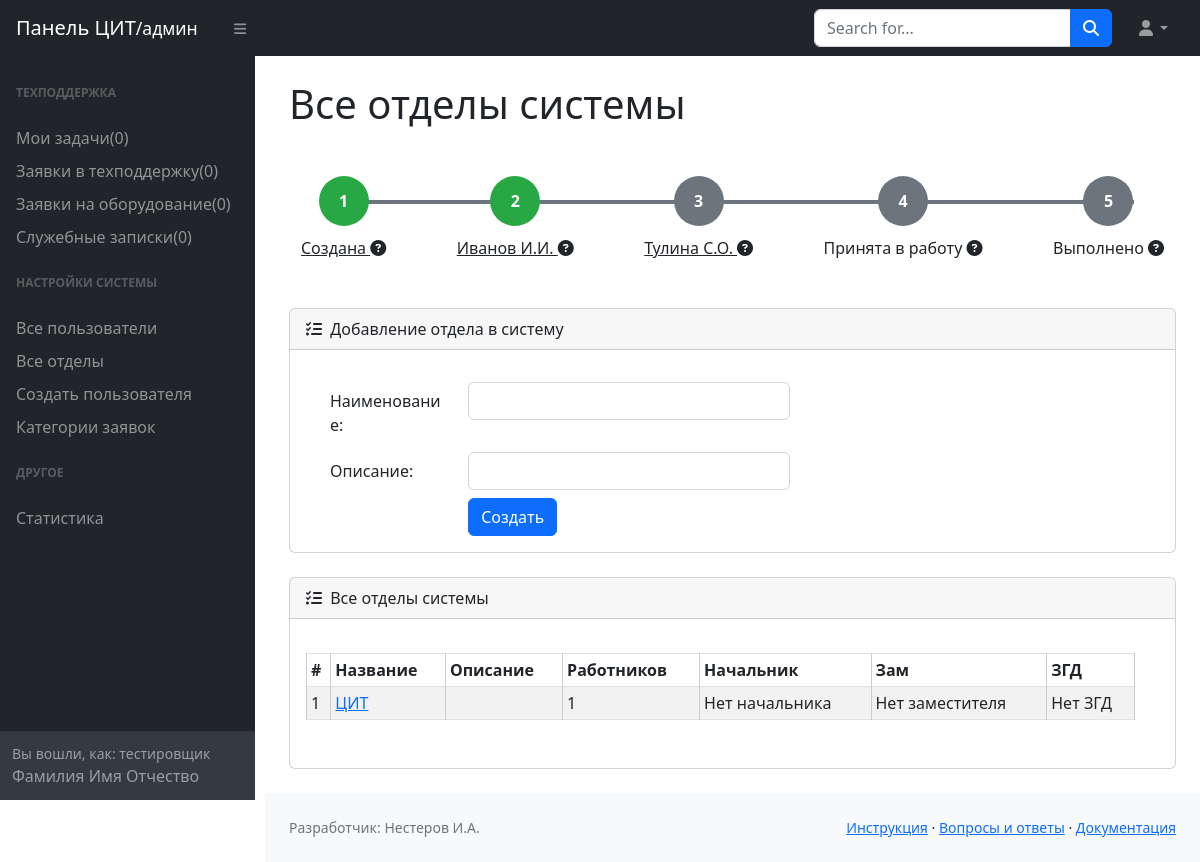
The page /admin/otdels (signed in) on the database its author committed.
### models.py (models this page shows)
class Otdel(Base):
    __tablename__ = 'otdel'
    id = Column(Integer, primary_key=True, index=True)
    name = Column(String, nullable=False)
    description = Column(String, default="")
    users = relationship("User", back_populates="otdel", foreign_keys="[User.otdel_id]")
    nachalnik_id = Column(Integer, ForeignKey('user.id', ondelete='SET NULL'), nullable=True)
    zam_id = Column(Integer, ForeignKey('user.id', ondelete='SET NULL'), nullable=True)
    zgd_id = Column(Integer, ForeignKey('user.id', ondelete='SET NULL'), nullable=True)
    nachalnik = relationship("User", foreign_keys=[nachalnik_id], back_populates="otdel_nachalnik")
    zam = relationship("User", foreign_keys=[zam_id], back_populates="otdel_zam")
    zgd = relationship("User", foreign_keys=[zgd_id], back_populates="otdel_zgd")

### routers/admin.py (the view)
@router.get("/otdels")
async def get_otdels(request: Request, db: AsyncSession = Depends(get_db),
                     current_user: User = Depends(access_check)):
    try:
        otdels = await fetch_otdels(db)
        return templates.TemplateResponse("все_отделы.html", {"request": request, "otdels": otdels})
    except Exception as e:
        return {"Ошибка БД": str(e)}

### templates/admin/все_отделы.html (shortened to what this page needs)
{% extends 'base_admin.html' %}
{% block h1 %}Все отделы системы{% endblock%}
{% block main %}
<div class="container mt-5 md-5">
    <div class="progress-container">
        <div class="line"></div>
        <div class="step">
            <div class="circle completed">1</div>
            <div class="step-label"><a href="#" data-bs-toggle="tooltip"  data-bs-placement="bottom" class="link-dark" title="Вы создали заявку и она на рассмотрении у вашего руководителя: Иванов И.И.">Создана <i class="fa-solid fa-circle-question"></i></a></div>
        </div>
        <div class="step">
            <div class="circle completed">2</div>
            <div class="step-label"><a href="#" data-bs-toggle="tooltip"  data-bs-placement="bottom" class="link-dark" title="Вы создали заявку и она на рассмотрении у вашего руководителя: Иванов И.И.">Иванов И.И. <i class="fa-solid fa-circle-question"></i></a></div>
        </div>
        <div class="step">
            <div class="circle not-completed">3</div>
            <div class="step-label"><a href="#" data-bs-toggle="tooltip"  data-bs-placement="bottom" class="link-dark" title="На этом этапе, заявка находится у ЗГД по экономике и финансам, после подписания, заявка перейдет в работу в отдел ЦИТ">Тулина С.О. <i class="fa-solid fa-circle-question"></i></a></div>
        </div>
        <div class="step">
            <div class="circle not-completed">4</div>
            <div class="step-label">Принята в работу <i class="fa-solid fa-circle-question"></i></div>
        </div>
        <div class="step">
            <div class="circle not-completed">5</div>
            <div class="step-label">Выполнено <i class="fa-solid fa-circle-question"></i></div>
        </div>
    </div>
</div>
<div class="card mb-4  mt-5">
    <div class="card-header">
        <i class="fas fa-tasks me-1"></i>
        Добавление отдела в систему
    </div>
    <div class="card-body">
        <div class="container-fluid px-4">
            <div class="form-group row mt-2">
                <form action="/admin/otdels" method="post">
                    <div class="form-group row mt-2">
                        <label for="name" class="col-sm-2 col-form-label">Наименование:</label>
                        <div class="col-sm-5">
                            <input type="text" id="name" name="name" class="form-control">
                        </div>
                    </div>
                    <div class="form-group row mt-2">
                        <label for="description" class="col-sm-2 col-form-label">Описание:</label>
                        <div class="col-sm-5">
                            <input type="text" id="description" name="description" class="form-control">
                        </div>
                    </div>
                    <div class="form-group row mt-2">
                        <div class="col-sm-5 offset-sm-2">
                            <input type="submit" value="Создать" class="btn btn-primary">
                        </div>
                    </div>
                </form>
            </div>
        </div>
    </div>
</div>
<div class="card mb-4">
    <div class="card-header">
        <i class="fas fa-tasks me-1"></i>
        Все отделы системы
    </div>
    <div class="card-body">
        <div class="form-group row mt-2">
            <div class="row mb-3">
                <div class="table-responsive">
                    <table class="table table-striped table-sm table-bordered">
                        <thead>
                        <tr>
                            <th scope="col">#</th>
                            <th scope="col">Название</th>
                            <th scope="col">Описание</th>
                            <th scope="col">Работников</th>
                            <th scope="col">Начальник</th>
                            <th scope="col">Зам</th>
                            <th scope="col">ЗГД</th>
                        </tr>
                        </thead>
                        <tbody>
                        {% for otdel in otdels %}
                        <tr>
                            <td>{{ otdel.id }}</td>
                            <td><a href="/admin/otdel/{{ otdel.id }}">{{ otdel.name }}</a></td>
                            <td>{{ otdel.description }}</td>
                            <td>{{ otdel.users | length }}</td>
                            <td>
                                {% if otdel.nachalnik %}
                                {{ otdel.nachalnik.surname }} {{ otdel.nachalnik.name }} {{ otdel.nachalnik.patronymic
                                }}
                                {% else %}
                                Нет начальника
                                {% endif %}
                            </td>
                            <td>
                                {% if otdel.zam %}
                                {{ otdel.zam.surname }} {{ otdel.zam.name }} {{ otdel.zam.patronymic }}
                                {% else %}
                                Нет заместителя
                                {% endif %}
                            </td>
                            <td>
                                {% if otdel.zgd %}
                                {{ otdel.zgd.surname }} {{ otdel.zgd.name }} {{ otdel.zgd.patronymic }}
                                {% else %}
                                Нет ЗГД
                                {% endif %}
                            </td>
                        </tr>
                        {% endfor %}
                        </tbody>
                    </table>
                </div>
            </div>
        </div>
    </div>
</div>
{% endblock %}

### templates/admin/base_admin.html (style rules this page uses)
table { border-collapse: collapse; width: 100%; margin-top: 10px; }
th, td { border: 1px solid #ccc; padding: 8px; text-align: left; }
th { background-color: #e9ecef; }

### templates/admin/все_отделы.html (style rules this page uses)
.progress-container { display: flex; justify-content: space-between; width: 100%; position: relative; align-items: center; }
.step { display: flex; flex-direction: column; align-items: center; position: relative; z-index: 1; }
.circle { width: 50px; height: 50px; border-radius: 50%; display: flex; justify-content: center; align-items: center; margin-bottom: 10px; font-weight: bold; color: white; }
.completed { background-color: #28a745; }
.not-completed { background-color: #6c757d; }
.line { height: 4px; background-color: #6c757d; position: absolute; top: 29%; width: calc(100% - 60px); left: 30px; z-index: 0; }

### rows shown on the page
Otdel: id "1", name "ЦИТ", users|length "1"
